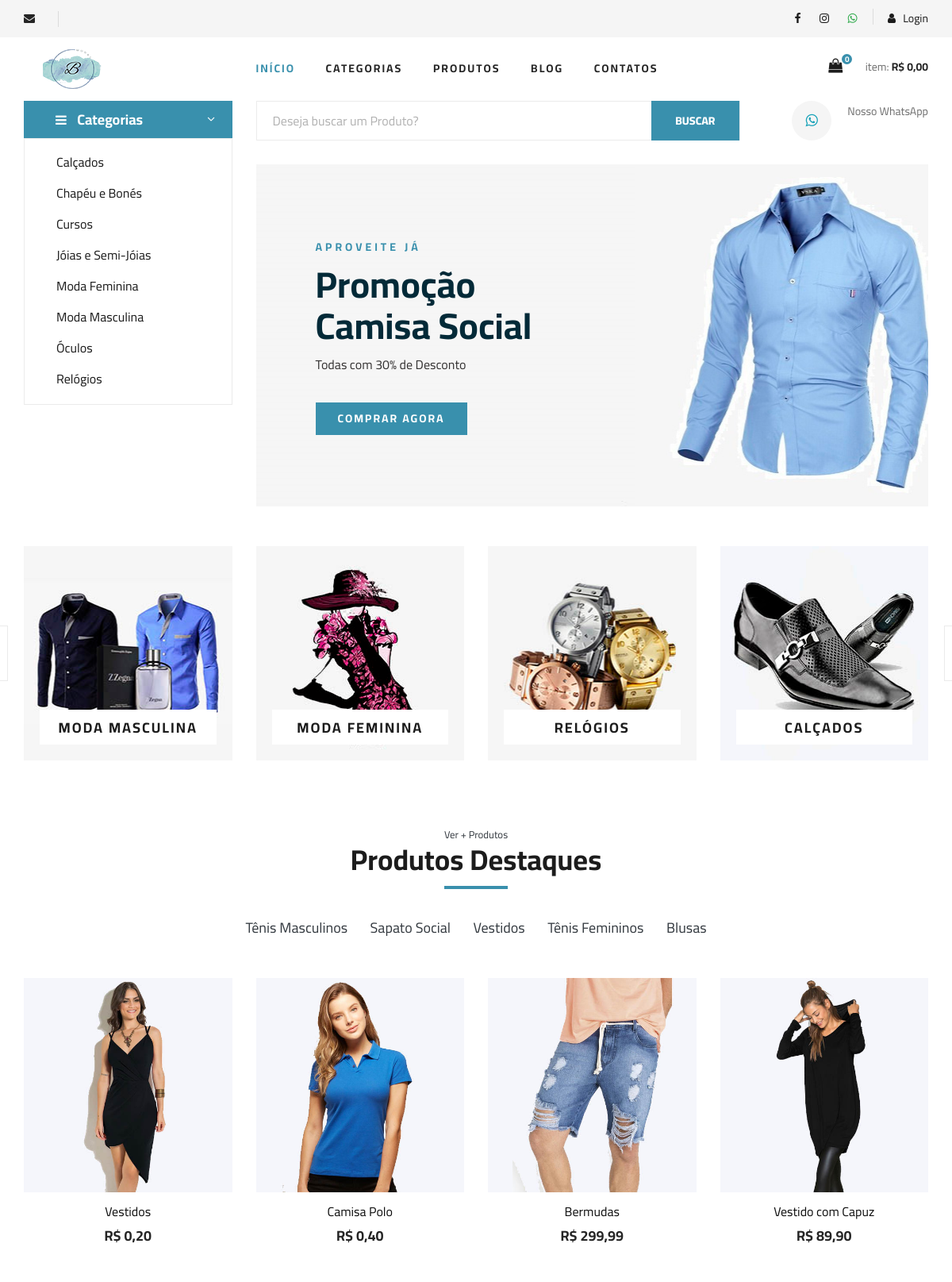
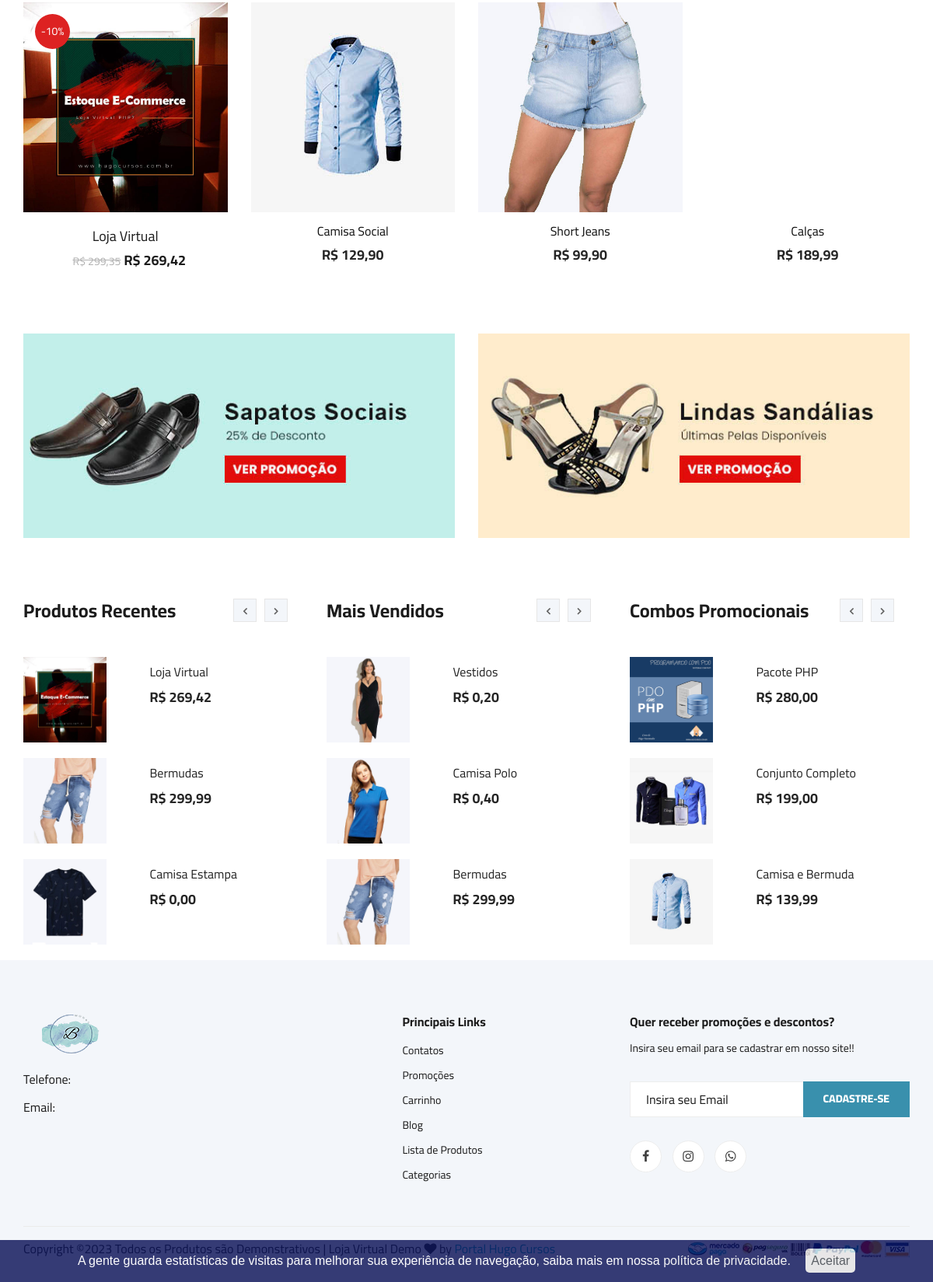
The page / on the database its author committed (2 pictures, top to bottom).
### tables this page shows
CREATE TABLE `categorias` (
  `id` int(11) NOT NULL AUTO_INCREMENT,
  `nome` varchar(50) NOT NULL,
  `nome_url` varchar(50) NOT NULL,
  `imagem` varchar(100) NOT NULL,
  PRIMARY KEY (`id`)
);

CREATE TABLE `banner` (
  `id` int(11) NOT NULL AUTO_INCREMENT,
  `titulo` varchar(30) NOT NULL,
  `subtitulo` varchar(20) NOT NULL,
  `descricao` varchar(50) NOT NULL,
  `link` varchar(100) NOT NULL,
  `textobt` varchar(15) NOT NULL,
  `ativo` varchar(5) NOT NULL,
  `imagem` varchar(150) NOT NULL,
  PRIMARY KEY (`id`)
);

CREATE TABLE `sub_categorias` (
  `id` int(11) NOT NULL AUTO_INCREMENT,
  `nome` varchar(50) NOT NULL,
  `nome_url` varchar(50) NOT NULL,
  `imagem` varchar(100) NOT NULL,
  `id_categoria` int(11) NOT NULL,
  PRIMARY KEY (`id`)
);

CREATE TABLE `produtos` (
  `id` int(11) NOT NULL AUTO_INCREMENT,
  `sku` varchar(10) NOT NULL,
  `categoria` int(11) NOT NULL,
  `sub_categoria` int(11) NOT NULL,
  `nome` varchar(100) NOT NULL,
  `nome_url` varchar(100) NOT NULL,
  `descricao` varchar(1000) NOT NULL,
  `descricao_longa` text NOT NULL,
  `valor` decimal(10,2) NOT NULL,
  `imagem` varchar(100) NOT NULL,
  `estoque` int(11) NOT NULL,
  `tipo_envio` int(11) NOT NULL,
  `palavras` varchar(250) NOT NULL,
  `ativo` varchar(5) NOT NULL,
  `peso` double(8,2) DEFAULT NULL,
  `largura` int(11) DEFAULT NULL,
  `altura` int(11) DEFAULT NULL,
  `comprimento` int(11) DEFAULT NULL,
  `modelo` varchar(100) DEFAULT NULL,
  `valor_frete` decimal(8,2) DEFAULT NULL,
  `promocao` varchar(5) NOT NULL,
  `vendas` int(11) DEFAULT NULL,
  `link` varchar(150) DEFAULT NULL,
  PRIMARY KEY (`id`)
);

CREATE TABLE `promocoes` (
  `id` int(11) NOT NULL AUTO_INCREMENT,
  `id_produto` int(11) NOT NULL,
  `valor` decimal(8,2) NOT NULL,
  `data_inicio` date NOT NULL,
  `data_final` date NOT NULL,
  `ativo` varchar(5) NOT NULL,
  `desconto` varchar(10) NOT NULL,
  PRIMARY KEY (`id`)
);

CREATE TABLE `promocao_banner` (
  `id` int(11) NOT NULL AUTO_INCREMENT,
  `titulo` varchar(50) NOT NULL,
  `link` varchar(100) NOT NULL,
  `imagem` varchar(100) NOT NULL,
  `ativo` varchar(5) NOT NULL,
  PRIMARY KEY (`id`)
);

CREATE TABLE `combos` (
  `id` int(11) NOT NULL AUTO_INCREMENT,
  `nome` varchar(100) NOT NULL,
  `nome_url` varchar(50) NOT NULL,
  `descricao` varchar(1000) NOT NULL,
  `descricao_longa` text NOT NULL,
  `valor` decimal(8,2) NOT NULL,
  `imagem` varchar(100) NOT NULL,
  `tipo_envio` int(1) NOT NULL,
  `palavras` varchar(250) NOT NULL,
  `ativo` varchar(5) NOT NULL,
  `peso` double(8,2) NOT NULL,
  `largura` double(8,2) NOT NULL,
  `altura` double(8,2) NOT NULL,
  `comprimento` double(8,2) NOT NULL,
  `valor_frete` decimal(10,2) DEFAULT NULL,
  `vendas` int(11) DEFAULT NULL,
  `link` varchar(150) DEFAULT NULL,
  PRIMARY KEY (`id`)
);

### index.php (the view, shortened to what this page needs)
<?php
require_once 'cabecalho.php';
require_once 'conexao.php';
?>
<section class="hero">
  <div class="container">
    <div class="row">
      <div class="col-lg-3">
        <div class="hero__categories">
          <div class="hero__categories__all">
            <i class="fa fa-bars"></i>
            <span>Categorias</span>
          </div>
          <ul>
            <?php
            $query = $pdo->query('SELECT * FROM categorias order by nome asc ');
            $res = $query->fetchAll(PDO::FETCH_ASSOC);
            for ($i = 0; $i < count($res); $i++) {
                $nome = $res[$i]['nome'];
                $nome_url = $res[$i]['nome_url'];
                ?>
              <li><a href="sub-categoria-de-<?php echo $nome_url; ?>"><?php echo $nome; ?></a></li>
            <?php
            }
            ?>
          </ul>
        </div>
      </div>
      <div class="col-lg-9">
        <div class="hero__search">
          <div class="hero__search__form">
           <form action="lista-produtos.php" method="get">
            <input name="txtBuscar" type="text" placeholder="Deseja buscar um Produto?">
            <button type="submit" class="site-btn">BUSCAR</button>
          </form>
        </div>
        <div class="hero__search__phone">
          <div class="hero__search__phone__icon">
            <a class="text-info" target="_blank" href="http://api.whatsapp.com/send?1=pt_BR&phone=<?php echo $whatsapp_link; ?>" title="<?php echo $whatsapp_loja; ?>"><i class="fa fa-whatsapp"></i></a>
          </div>
          <div class="hero__search__phone__text">
            <span>Nosso WhatsApp</span>
          </div>
        </div>
      </div>
      <?php
      $query = $pdo->query("SELECT * FROM banner where ativo = 'Sim' ");
      $res = $query->fetchAll(PDO::FETCH_ASSOC);
      $titulo = $res[0]['titulo'];
      $subtitulo = $res[0]['subtitulo'];
      $descricao = $res[0]['descricao'];
      $textobt = $res[0]['textobt'];
      $link = $res[0]['link'];
      $imagem = $res[0]['imagem'];
      ?>
      <div class="hero__item set-bg bg-light" data-setbg="img/banner/<?php echo $imagem; ?>">
        <div class="hero__text">
          <span><?php echo mb_strToUpper($subtitulo); ?></span>
          <div class="row">
            <div class="col-md-8">
              <h2><?php echo $titulo; ?></h2>
            </div>
          </div>
          <p><?php echo $descricao; ?></p>
          <a href="<?php echo $link; ?>" class="primary-btn"><?php echo mb_strToUpper(
    $textobt
); ?></a>
        </div>
      </div>
    </div>
  </div>
</div>
</section>
<section class="categories">
  <div class="container">
    <div class="row">
      <div class="categories__slider owl-carousel">
       <?php
       $query = $pdo->query('SELECT * FROM categorias order by id ');
       $res = $query->fetchAll(PDO::FETCH_ASSOC);
       for ($i = 0; $i < count($res); $i++) {
           $nome = $res[$i]['nome'];
           $imagem = $res[$i]['imagem'];
           $nome_url = $res[$i]['nome_url'];
           ?>
        <div class="col-lg-3">
          <div class="categories__item set-bg" data-setbg="img/categorias/<?php echo $imagem; ?>">
            <h5><a href="sub-categoria-de-<?php echo $nome_url; ?>"><?php echo $nome; ?></a></h5>
          </div>
        </div>
      <?php
       }
       ?>
    </div>
  </div>
</div>
</section>
<section class="featured spad">
  <div class="container">
    <div class="row">
      <div class="col-lg-12">
        <div class="section-title">
         <a class="text-dark" href="produtos.php"><span ><small>Ver + Produtos</small></span></a>
         <h2>Produtos Destaques </h2>
       </div>
       <div class="featured__controls">
        <ul>
         <?php
         $query = $pdo->query(
             'SELECT * FROM sub_categorias order by id limit 5 '
         );
         $res = $query->fetchAll(PDO::FETCH_ASSOC);
         for ($i = 0; $i < count($res); $i++) {
             $nome = $res[$i]['nome'];
             $nome_url = $res[$i]['nome_url'];
             ?>
          <li><a href="produtos-<?php echo $nome_url; ?>" class="text-dark"><?php echo $nome; ?></a></li>
        <?php
         }
         ?>
      </ul>
    </div>
  </div>
</div>
<div class="row featured__filter">
 <?php
 $query = $pdo->query(
     "SELECT * FROM produtos where ativo = 'Sim' and estoque > 0 order by vendas desc limit 8 "
 );
 $res = $query->fetchAll(PDO::FETCH_ASSOC);
 for ($i = 0; $i < count($res); $i++) {
     $nome = $res[$i]['nome'];
     $valor = $res[$i]['valor'];
     $nome_url = $res[$i]['nome_url'];
     $imagem = $res[$i]['imagem'];
     $promocao = $res[$i]['promocao'];
     $id = $res[$i]['id'];
     $valor = number_format($valor, 2, ',', '.');
     if ($promocao == 'Sim') {
         $queryp = $pdo->query(
             "SELECT * FROM promocoes where id_produto = '$id' "
         );
         $resp = $queryp->fetchAll(PDO::FETCH_ASSOC);
         $valor_promo = $resp[0]['valor'];
         $desconto = $resp[0]['desconto'];
         $valor_promo = number_format($valor_promo, 2, ',', '.');
         ?>
    <div class="col-lg-3 col-md-4 col-sm-6 mix sapatos fresh-meat">
      <div class="product__discount__item">
        <div class="product__discount__item__pic set-bg"
        data-setbg="img/produtos/<?php echo $imagem; ?>">
        <div class="product__discount__percent">-<?php echo $desconto; ?>%</div>
       </div>
       <div class="product__discount__item__text">
        <h5><a href="produto-<?php echo $nome_url; ?>"><?php echo $nome; ?></a></h5>
        <div class="product__item__price"><span class="mr-1">R$ <?php echo $valor; ?></span>R$ <?php echo $valor_promo; ?> </div>
      </div>
    </div>
  </div>
<?php
     } else {
          ?>
  <div class="col-lg-3 col-md-4 col-sm-6 mix sapatos fresh-meat">
    <div class="featured__item">
      <div class="featured__item__pic set-bg" data-setbg="img/produtos/<?php echo $imagem; ?>">
        </div>
        <div class="featured__item__text">
          <a href="produto-<?php echo $nome_url; ?>"><h6><?php echo $nome; ?></h6>
            <h5>R$ <?php echo $valor; ?></h5></a>
          </div>
        </div>
      </div>
    <?php
     }
 }
 ?>
  </div>
</div>
</section>
<div class="banner">
  <div class="container">
    <div class="row">
     <?php
     $query = $pdo->query(
         "SELECT * FROM promocao_banner where ativo = 'Sim' order by id desc limit 2 "
     );
     $res = $query->fetchAll(PDO::FETCH_ASSOC);
     for ($i = 0; $i < count($res); $i++) {
         $titulo = $res[$i]['titulo'];
         $link = $res[$i]['link'];
         $imagem = $res[$i]['imagem'];
         ?>
      <div class="col-lg-6 col-md-6 col-sm-6">
        <div class="banner__pic">
         <a href="<?php echo $link; ?>" title="<?php echo $titulo; ?>"> <img src="img/promocoes/<?php echo $imagem; ?>" alt="<?php echo $titulo; ?>"> </a>
       </div>
     </div>
   <?php
     }
     ?>
 </div>
</div>
</div>
<section class="latest-product spad d-none d-md-block">
  <div class="container">
    <div class="row">
      <div class="col-lg-4 col-md-6">
        <div class="latest-product__text">
          <h4>Produtos Recentes</h4>
          <div class="latest-product__slider owl-carousel">
            <div class="latest-prdouct__slider__item">
              <?php
              $query = $pdo->query(
                  'SELECT * FROM produtos order by id desc limit 3 '
              );
              $res = $query->fetchAll(PDO::FETCH_ASSOC);
              for ($i = 0; $i < count($res); $i++) {
                  $nome = $res[$i]['nome'];
                  $valor = $res[$i]['valor'];
                  $nome_url = $res[$i]['nome_url'];
                  $imagem = $res[$i]['imagem'];
                  $promocao = $res[$i]['promocao'];
                  $id = $res[$i]['id'];
                  if ($promocao == 'Sim') {
                      $queryp = $pdo->query(
                          "SELECT * FROM promocoes where id_produto = '$id' "
                      );
                      $resp = $queryp->fetchAll(PDO::FETCH_ASSOC);
                      $valor = $resp[0]['valor'];
                      $valor = number_format($valor, 2, ',', '.');
                  } else {
                      $valor = number_format($valor, 2, ',', '.');
                  }
                  ?>
                <a href="produto-<?php echo $nome_url; ?>" class="latest-product__item">
                  <div class="row">
                    <div class="col-md-5">
                      <div class="latest-product__item__pic">
                        <img src="img/produtos/<?php echo $imagem; ?>" alt="">
                      </div>
                    </div>
                    <div class="col-md-7">
                      <div class="latest-product__item__text">
                        <h6><?php echo $nome; ?></h6>
                        <span>R$ <?php echo $valor; ?></span>
                      </div>
                    </div>
                  </div>
                </a>
              <?php
              }
              ?>
            </div>
          </div>
        </div>
      </div>
      <div class="col-lg-4 col-md-6">
        <div class="latest-product__text">
          <h4>Mais Vendidos</h4>
          <div class="latest-product__slider owl-carousel">
            <div class="latest-prdouct__slider__item">
              <?php
              $query = $pdo->query(
                  "SELECT * FROM produtos where ativo = 'Sim' and estoque > 0 order by vendas desc limit 3 "
              );
              $res = $query->fetchAll(PDO::FETCH_ASSOC);
              for ($i = 0; $i < count($res); $i++) {
                  $nome = $res[$i]['nome'];
                  $valor = $res[$i]['valor'];
                  $nome_url = $res[$i]['nome_url'];
                  $imagem = $res[$i]['imagem'];
                  $promocao = $res[$i]['promocao'];
                  $id = $res[$i]['id'];
                  if ($promocao == 'Sim') {
                      $queryp = $pdo->query(
                          "SELECT * FROM promocoes where id_produto = '$id' "
                      );
                      $resp = $queryp->fetchAll(PDO::FETCH_ASSOC);
                      $valor = $resp[0]['valor'];
                      $valor = number_format($valor, 2, ',', '.');
                  } else {
                      $valor = number_format($valor, 2, ',', '.');
                  }
                  ?>
                <a href="produto-<?php echo $nome_url; ?>" class="latest-product__item">
                  <div class="row">
                    <div class="col-md-5">
                      <div class="latest-product__item__pic">
                        <img src="img/produtos/<?php echo $imagem; ?>" alt="">
                      </div>
                    </div>
                    <div class="col-md-7">
                      <div class="latest-product__item__text">
                        <h6><?php echo $nome; ?></h6>
                        <span>R$ <?php echo $valor; ?></span>
                      </div>
                    </div>
                  </div>
                </a>
              <?php
              }
              ?>
            </div>
          </div>
        </div>
      </div>
      <div class="col-lg-4 col-md-6">
        <div class="latest-product__text">
          <h4>Combos Promocionais</h4>
          <div class="latest-product__slider owl-carousel">
            <div class="latest-prdouct__slider__item">
              <?php
              $query = $pdo->query(
                  "SELECT * FROM combos where ativo = 'Sim' order by id desc limit 3 "
              );
              $res = $query->fetchAll(PDO::FETCH_ASSOC);
              for ($i = 0; $i < count($res); $i++) {
                  $nome = $res[$i]['nome'];
                  $valor = $res[$i]['valor'];
                  $nome_url = $res[$i]['nome_url'];
                  $imagem = $res[$i]['imagem'];
                  $valor = number_format($valor, 2, ',', '.');
                  ?>
                <a href="combo-<?php echo $nome_url; ?>" class="latest-product__item">
                  <div class="row">
                    <div class="col-md-5">
                      <div class="latest-product__item__pic">
                        <img src="img/combos/<?php echo $imagem; ?>" alt="">
                      </div>
                    </div>
                    <div class="col-md-7">
                      <div class="latest-product__item__text">
                        <h6><?php echo $nome; ?></h6>
                        <span>R$ <?php echo $valor; ?></span>
                      </div>
                    </div>
                  </div>
                </a>
              <?php
              }
              ?>
            </div>
          </div>
        </div>
      </div>
    </div>
  </div>
</section>
<?php
require_once 'rodape.php';
?>

### rows shown on the page
categorias: nome "Calçados", shows a picture, nome "CALÇADOS"
categorias: nome "Chapéu e Bonés"
categorias: nome "Cursos"
categorias: nome "Jóias e Semi-Jóias"
categorias: nome "Moda Feminina", shows a picture, nome "MODA FEMININA"
categorias: nome "Moda Masculina", shows a picture, nome "MODA MASCULINA"
categorias: nome "Óculos"
categorias: nome "Relógios", shows a picture, nome "RELÓGIOS"
banner: subtitulo "APROVEITE JÁ", titulo "Promoção Camisa Social", descricao "Todas com 30% de Desconto", textobt "COMPRAR AGORA"
sub_categorias: nome "Tênis Masculinos"
sub_categorias: nome "Sapato Social"
sub_categorias: nome "Vestidos"
sub_categorias: nome "Tênis Femininos"
sub_categorias: nome "Blusas"
produtos: shows a picture, nome "Vestidos", valor "0,20", imagem (picture)
produtos: shows a picture, nome "Camisa Polo", valor "0,40", imagem (picture)
produtos: shows a picture, nome "Bermudas", valor "299,99", imagem (picture)
produtos: shows a picture, nome "Vestido com Capuz", valor "89,90"
produtos: promocoes.desconto "10", nome "Loja Virtual", valor "299,35", promocoes.valor "269,42", imagem (picture)
produtos: shows a picture, nome "Camisa Social", valor "129,90"
produtos: shows a picture, nome "Short Jeans", valor "99,90"
produtos: nome "Calças", valor "189,99"
promocao_banner: imagem (picture)
promocao_banner: imagem (picture)
produtos: imagem (picture), nome "Camisa Estampa", valor "0,00"
combos: imagem (picture), nome "Pacote PHP", valor "280,00"
combos: imagem (picture), nome "Conjunto Completo", valor "199,00"
combos: imagem (picture), nome "Camisa e Bermuda", valor "139,99"

### other values the page prints
$linhas "0"
$total_c "0,00"
